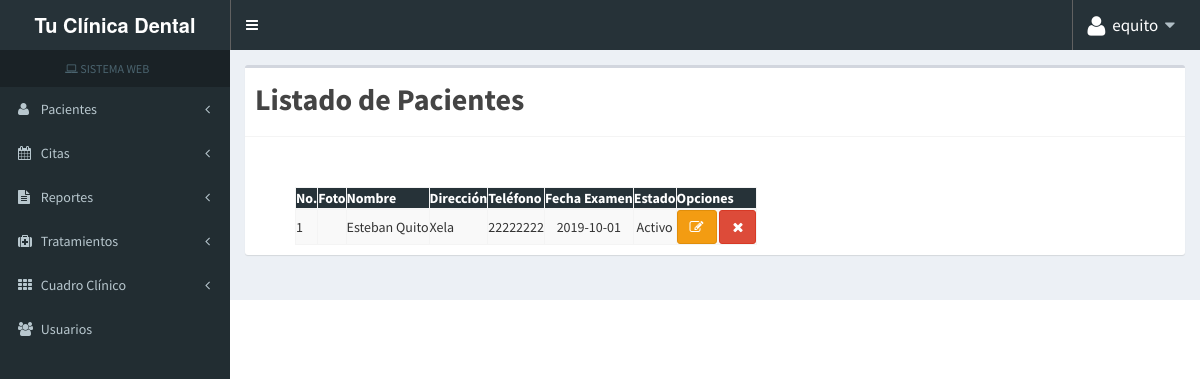
The page /listaPaciente.php (signed in) on the database as committed earlier.
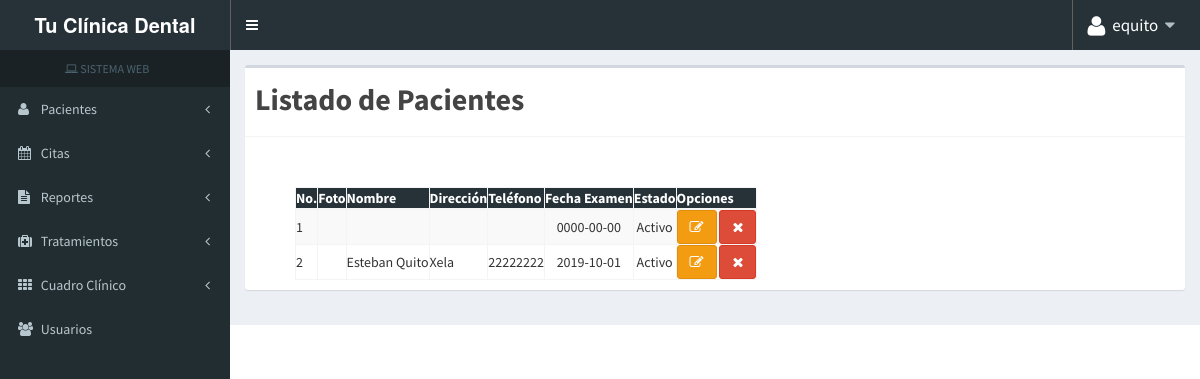
The same page on the database as committed later.
### tables this page shows
CREATE TABLE `tbl_pacientes` (
  `id_Pacientes` int(11) NOT NULL,
  `nombre_Pacientes` varchar(45) NOT NULL,
  `direccion_Pacientes` varchar(45) NOT NULL,
  `telefonoCasa` varchar(12) DEFAULT NULL,
  `telefonoCel` varchar(12) DEFAULT NULL,
  `fechaRegistro` date NOT NULL,
  `fechaNacimiento` date NOT NULL,
  `estadoCivil` varchar(45) DEFAULT NULL,
  `ocupacion` varchar(45) DEFAULT NULL,
  `recomendadoPor` varchar(45) DEFAULT NULL,
  `personaResponsable` varchar(40) DEFAULT NULL,
  `numeroRecomendaciones` int(11) DEFAULT NULL,
  `direccionResponsable` varchar(45) DEFAULT NULL,
  `medicoPersonal` varchar(45) DEFAULT NULL,
  `telefonoMedico` varchar(45) DEFAULT NULL,
  `fotografias` varchar(254) DEFAULT NULL,
  `estadoPaciente` varchar(45) NOT NULL
);

### listaPaciente.php (the view, shortened to what this page needs)
<?php
  $db =  new DbConnection;
  $conexion=$db->conectar();
?>
<!DOCTYPE html>
<html lang="en">
<head>
  <link rel="stylesheet" href="css/bootstrap.min.css">
  <link rel="stylesheet" href="css/font-awesome.css">
  <link rel="stylesheet" href="css/AdminLTE.min.css">
  <link rel="stylesheet" href="css/_all-skins.min.css">
  <link rel="stylesheet" href="css/jquery.dataTables.min.css">
  <link rel="stylesheet" href="DataTables/DataTables-1.10.18/dataTables.bootstrap.min.js">
  <link rel="stylesheet" href="css/alertify.min.css">
  <link rel="stylesheet" href="css/themes/default.min.css"/>
</head>
<body class="hold-transition skin-blue sidebar-mini">
<?php require_once 'plantilla.php';
 ?>
<div class="content-wrapper" style="margin-top:50px;">
  <section class="content">
    <div class="row">
      <div class="col-md-12">
        <div class="box">
          <div class="box-header with-border">
            <label style="font-size:30px;">Listado de Pacientes</label>
          </div>
          <div class="box-body">
            <br>
            <br>
              <div class="row" style="margin-left:25px;margin-right:25px;">
                <div class="col-md-12" >
                        <table class="display table-bordered table-hover table-striped" id="mytable">
                            <thead style="background: #263238; color:#FFFFFF;">
                                <tr>
                                    <th>No.</th>
                                    <th>Foto</th>
                                    <th>Nombre</th>
                                    <th>Dirección</th>
                                    <th>Teléfono</th>
                                    <th>Fecha Examen</th>
                                    <th>Estado</th>
                                    <th>Opciones</th>
                                </tr>
                            </thead>
                            <tbody>
                                <?php
                                  $i = 0;
								  $sql="SELECT *From tbl_pacientes order by id_Pacientes desc";
								  $result=mysqli_query($conexion,$sql);
								  while($row=mysqli_fetch_array($result)){
									$i++;
                                ?>
                              <tr>
                <td><?php echo $i; ?></td>
                <td></td>
                <td class="font-weight-bold"><?php echo $row['nombre_Pacientes'] ?></td>
                <td><?php echo $row['direccion_Pacientes'] ?></td>
                <td><?php echo $row['telefonoCel'] ?></td>
                <td class="text-center"><?php echo $row['fechaRegistro'] ?></td>
                <td class="text-center"><?php
                  if ($row['estadoPaciente'] == 'activo') {
                    echo "Activo";
                  }
                  ?></td>
                <td>
                                        <center>
										<button type="button" class="btn btn-warning " onclick="actualizar('<?php echo $row['id_Pacientes'] ?>','<?php echo $row['nombre_Pacientes'] ?>','<?php echo $row['direccion_Pacientes'] ?>','<?php echo $row['telefonoCel'] ?>')"  title="Editar" ><span class="fa fa-pencil-square-o edit"></span></button>
										<?php if ($row['estadoPaciente'] == 'activo') { ?>
										<button type="button" class="btn btn-danger" onclick="desactivar('<?php echo $row['id_Pacientes']; ?>','<?php echo $row['nombre_Pacientes']; ?>')"  title="Desactivar" ><i class="fa fa-times"></i></button>
										<?php }if ($row['estadoPaciente'] == 'inactivo') { ?>
										<button type="button" class="btn btn-success" onclick="activar('<?php echo $row['id_Pacientes'] ?>','<?php echo $row['nombre_Pacientes'] ?>')"  title="Activar" ><i class="fa fa-check"></i></button>
										<?php }  ?>
										</center>
                                    </td>
                              </tr>
								<?php
								  }
                                ?>
                          </tbody>
                          </table>
                  </div>
                </div>
            </div>
          </div>
        </div>
      </div>
    </div>
</body>
</html>

### plantilla.php (shortened to what this page needs)
    <div class="wrapper">
      <header class="main-header" style="position: fixed; width:100%;-moz-box-shadow: 1px 1px 3px #212121;">
        <a href="index.php" class="logo" style="background:#263238;">
          <span class="logo-lg"><b>Tu Clínica Dental</b></span>
        </a>
        <nav class="navbar navbar-static-top" role="navigation" style="background:#263238;">
          <a href="#" class="sidebar-toggle" data-toggle="offcanvas" role="button"style="background:#263238; border-left: 1px solid #616161;">
          </a>
          <div class="navbar-custom-menu" style="border-left: 1px solid #616161; font-size: 17px;">
            <ul class="nav navbar-nav">
              <li class="nav-item dropdown">
                <a href="#" class="dropdown-toggle" data-toggle="dropdown" style="height:50px;">
                  <i class="fa fa-user fa-lg"></i>&nbsp; <?php echo $_SESSION["usuario"]; ?>&nbsp;
                  <i class="fa fa-caret-down" aria-hidden="true" style="color: #b0bec5;"></i>&nbsp;&nbsp;&nbsp;
                </a>
              </li>
            </ul>
          </div>
        </nav>
      </header>
      <aside class="main-sidebar" style="position: fixed;">
        <section class="sidebar">
          <ul class="sidebar-menu">
            <li class="header"><i class="fa fa-laptop" style="margin-left: 50px; text-size:40px;"></i> SISTEMA WEB</li>
            <li class="treeview">
              <a href="#">
                <i class="fa fa-user" aria-hidden="true"></i>
                <span>Pacientes</span>
                <i class="fa fa-angle-left pull-right"></i>
              </a>
            </li>
            <li class="treeview">
              <a href="#">
			  	<i class="fa fa-calendar" aria-hidden="true"></i>
                <span>Citas</span>
                 <i class="fa fa-angle-left pull-right"></i>
              </a>
            </li>
            <li class="treeview">
              <a href="#">
			  	<i class="fa fa-file-text" aria-hidden="true"></i>
                <span>Reportes</span>
                 <i class="fa fa-angle-left pull-right"></i>
              </a>
            </li>
            <li class="treeview">
              <a href="#">
			  	<i class="fa fa-medkit" aria-hidden="true"></i>
                <span>Tratamientos</span>
                 <i class="fa fa-angle-left pull-right"></i>
              </a>
            </li>
            <li class="treeview">
              <a href="#">
                <i class="fa fa-th"></i>
                <span>Cuadro Clínico</span>
                 <i class="fa fa-angle-left pull-right"></i>
              </a>
            </li>
            <li>
				<a href="usuario.php">
					<i class="fa fa-users" aria-hidden="true"></i>
					<span>Usuarios</span>
				</a>
            </li>
          </ul>
        </section>
      </aside>
</div>

Rows that differ between the two databases and show on the page:
added tbl_pacientes: fechaRegistro "0000-00-00", estadoPaciente "Activo"
